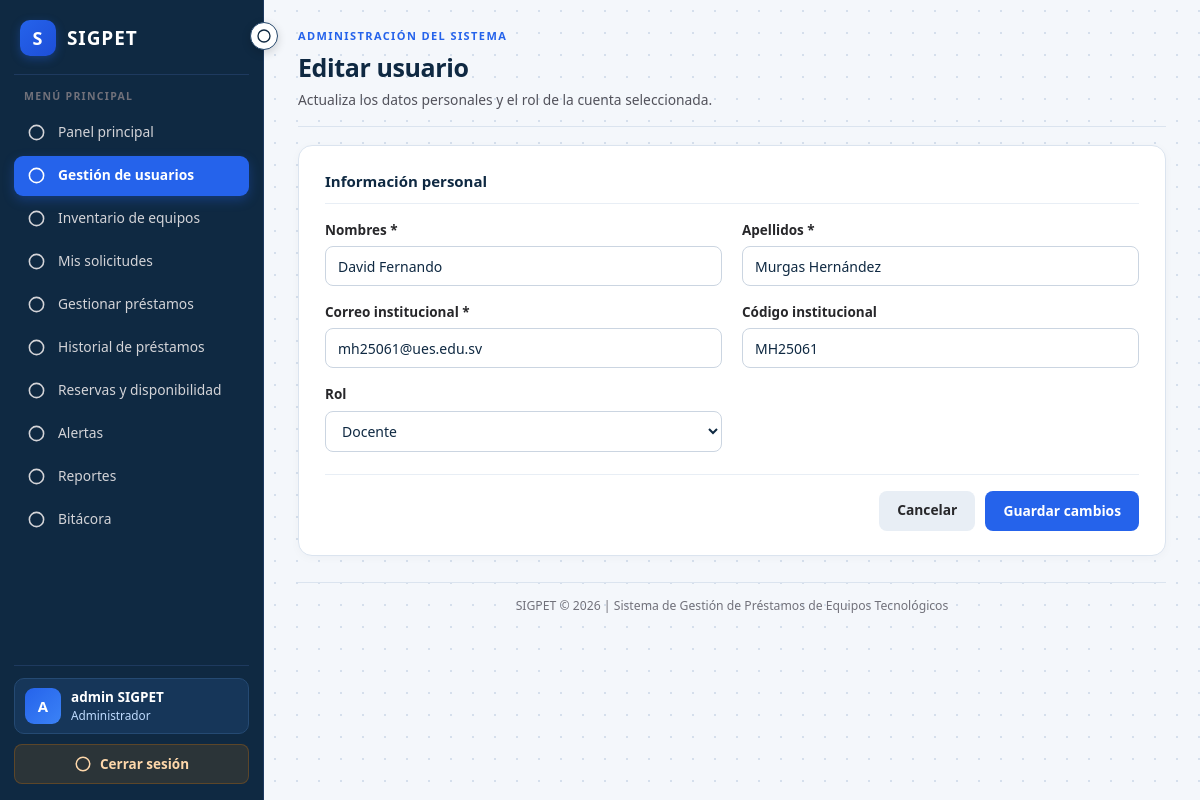
Screenshot of /usuarios/editar.php?id=2 (signed in) with the database file from the repository.
### tables this page shows
CREATE TABLE `usuarios` (
  `id_usuario` int(11) NOT NULL,
  `id_rol` int(11) NOT NULL,
  `nombres` varchar(100) NOT NULL,
  `apellidos` varchar(100) NOT NULL,
  `correo_institucional` varchar(150) NOT NULL,
  `codigo_institucional` varchar(30) DEFAULT NULL,
  `password` varchar(255) NOT NULL,
  `activo` tinyint(1) NOT NULL DEFAULT 1,
  `fecha_registro` timestamp NULL DEFAULT current_timestamp()
);

CREATE TABLE `roles` (
  `id_rol` int(11) NOT NULL,
  `nombre_rol` varchar(50) NOT NULL,
  `descripcion` varchar(255) DEFAULT NULL
);

### includes/permisos.php (called while the page is built, shortened)
<?php
$permisos = [
    "Administrador" => [
        "usuarios.consultar",
        "usuarios.registrar",
        "usuarios.editar",
        "usuarios.desactivar",
        "usuarios.asignar_roles",
        "inventario.consultar",
        "inventario.registrar",
        "inventario.editar",
        "inventario.dar_baja",
        "inventario.consultar_estado",
        "inventario.buscar_disponibles",
        "prestamos.solicitar",
        "prestamos.gestionar",
        "prestamos.historial",
        "reservas.consultar",
        "reservas.gestionar",
        "alertas.consultar",
        "alertas.gestionar",
        "reportes.consultar",
        "bitacora.consultar"
    ],
    "Encargado de préstamos" => [
        "inventario.consultar",
        "inventario.registrar",
        "inventario.editar",
        "inventario.dar_baja",
        "inventario.consultar_estado",
        "inventario.buscar_disponibles",
        "prestamos.gestionar",
        "prestamos.historial",
        "reservas.consultar",
        "reservas.gestionar",
        "alertas.consultar",
        "alertas.gestionar",
        "reportes.consultar",
        "bitacora.consultar"
    ],
    "Estudiante" => [
        "inventario.consultar",
        "inventario.consultar_estado",
        "inventario.buscar_disponibles",
        "prestamos.solicitar",
        "reservas.consultar",
        "alertas.consultar"
    ],
    "Docente" => [
        "inventario.consultar",
        "inventario.consultar_estado",
        "inventario.buscar_disponibles",
        "prestamos.solicitar",
        "reservas.consultar",
        "alertas.consultar"
    ],
    "Coordinador académico" => [
        "inventario.consultar",
        "inventario.consultar_estado",
        "inventario.buscar_disponibles",
        "prestamos.historial",
        "reservas.consultar",
        "alertas.consultar",
        "reportes.consultar",
        "bitacora.consultar"
    ]
];
function tienePermiso(string $permiso): bool
{
    global $permisos;
    $rol = $_SESSION["rol"];
    return isset($permisos[$rol])
        && in_array($permiso, $permisos[$rol], true);
}
?>

### usuarios/editar.php (the view, shortened to what this page needs)
<?php
require_once __DIR__ . '/../config/conexion.php';
$id_usuario = filter_input(INPUT_GET, 'id', FILTER_VALIDATE_INT);
$stmt = $conexion->prepare('SELECT u.*, r.nombre_rol FROM usuarios u INNER JOIN roles r ON r.id_rol = u.id_rol WHERE u.id_usuario = ?');
$stmt->bind_param('i', $id_usuario);
$stmt->execute();
$usuario = $stmt->get_result()->fetch_assoc();
$puedeAsignarRoles = tienePermiso('usuarios.asignar_roles');
$roles = $conexion->query('SELECT id_rol, nombre_rol FROM roles ORDER BY id_rol')->fetch_all(MYSQLI_ASSOC);
?>
<!DOCTYPE html><html lang="es"><head><meta charset="UTF-8"><meta name="viewport" content="width=device-width, initial-scale=1.0"><title>Editar usuario | SIGPET</title>
    <link rel="icon" type="image/svg+xml" href="../assets/favicon.svg"><link rel="stylesheet" href="../CSS/base.css"><link rel="stylesheet" href="../CSS/dashboard.css"><link rel="stylesheet" href="../CSS/usuarios.css"></head>
<body class="dashboard-body"><div class="dashboard-layout">
<?php $rutaBase = '../'; $paginaActiva = 'usuarios'; require __DIR__ . '/../includes/sidebar.php'; ?>
<main class="dashboard-main"><header class="dashboard-header"><div><span class="header-subtitle">ADMINISTRACIÓN DEL SISTEMA</span><h1>Editar usuario</h1><p class="header-desc">Actualiza los datos personales y el rol de la cuenta seleccionada.</p></div></header>
<section class="user-form-container">
<form method="POST" action="editar.php?id=<?= (int)$id_usuario ?>" class="user-form"><input type="hidden" name="token_csrf" value="<?= htmlspecialchars($tokenCSRF) ?>">
<div class="form-section-title">Información personal</div><div class="form-grid">
<div class="form-group"><label for="nombres">Nombres *</label><input type="text" id="nombres" name="nombres" maxlength="100" value="<?= htmlspecialchars($usuario['nombres']) ?>" required></div>
<div class="form-group"><label for="apellidos">Apellidos *</label><input type="text" id="apellidos" name="apellidos" maxlength="100" value="<?= htmlspecialchars($usuario['apellidos']) ?>" required></div>
<div class="form-group"><label for="correo_institucional">Correo institucional *</label><input type="email" id="correo_institucional" name="correo_institucional" maxlength="150" value="<?= htmlspecialchars($usuario['correo_institucional']) ?>" required></div>
<div class="form-group"><label for="codigo_institucional">Código institucional</label><input type="text" id="codigo_institucional" name="codigo_institucional" maxlength="30" value="<?= htmlspecialchars($usuario['codigo_institucional'] ?? '') ?>" placeholder="Opcional"></div>
<div class="form-group"><label for="id_rol">Rol</label><?php if ($puedeAsignarRoles): ?><select id="id_rol" name="id_rol" required><?php foreach ($roles as $item): ?><option value="<?= (int)$item['id_rol'] ?>" <?= (int)$usuario['id_rol'] === (int)$item['id_rol'] ? 'selected' : '' ?>><?= htmlspecialchars($item['nombre_rol']) ?></option><?php endforeach; ?></select><?php else: ?><input type="text" value="<?= htmlspecialchars($usuario['nombre_rol']) ?>" disabled><small>Tu rol no permite modificar la asignación de roles.</small><?php endif; ?></div>
</div><div class="form-actions"><a href="listar.php" class="form-button cancel-button">Cancelar</a><button type="submit" class="form-button submit-button">Guardar cambios</button></div></form>
</section><footer class="dashboard-footer">SIGPET © 2026 | Sistema de Gestión de Préstamos de Equipos Tecnológicos</footer></main></div></body></html>

### CSS/base.css (style rules this page uses)
* { margin: 0; padding: 0; box-sizing: border-box; }
html { min-height: 100%; font-size: 16px; }
body { font-family: 'Segoe UI', system-ui, -apple-system, BlinkMacSystemFont, 'Helvetica Neue', Arial, sans-serif; font-size: 15px; line-height: 1.55; color: #1e293b; min-height: 100vh; -webkit-font-smoothing: antialiased; }

### CSS/dashboard.css (style rules this page uses)
.dashboard-body { margin: 0; min-height: 100vh; background-color: #f4f7fb; background-image: radial-gradient(#d5dfec 1px, transparent 1px); background-size: 22px 22px; font-family: 'Segoe UI', system-ui, -apple-system, BlinkMacSystemFont, 'Helvetica Neue', Arial, sans-serif; font-size: 14.5px; line-height: 1.5; color: #18181b; }
.dashboard-layout { display: flex; align-items: flex-start; min-height: 100vh; }
.dashboard-main { flex: 1; min-width: 0; padding: 24px 34px 28px; animation: sigpetFadeIn 0.16s ease-out; }
.dashboard-header { display: flex; justify-content: space-between; align-items: flex-end; gap: 18px; padding-bottom: 16px; border-bottom: 1.5px solid #dbe4ef; }
.header-subtitle { display: inline-block; color: #2563eb; font-size: 11px; font-weight: 800; letter-spacing: 1.4px; text-transform: uppercase; }
.dashboard-header h1 { font-size: 25px; font-weight: 800; margin: 3px 0 0; color: #0f2942; letter-spacing: -0.4px; }
.header-desc { margin: 4px 0 0; color: #52525b; font-size: 13.8px; line-height: 1.45; }
.user-form-container { margin-top: 18px; padding: 24px 26px; background: #ffffff; border: 1px solid #dbe4ef; border-radius: 14px; box-shadow: 0 2px 10px rgba(15, 41, 66, 0.03); }
.form-section-title { color: #0f2942; font-size: 15px; font-weight: 700; padding-bottom: 10px; margin: 0 0 16px; border-bottom: 1px solid #e8eef5; }
.form-grid { display: grid; grid-template-columns: repeat(2, minmax(0, 1fr)); gap: 16px 20px; margin-bottom: 22px; }
.form-group { display: flex; flex-direction: column; gap: 6px; }
.form-group label { color: #27272a; font-size: 13.5px; font-weight: 600; }
.form-group input, .form-group select, .form-group textarea { width: 100%; box-sizing: border-box; min-height: 40px; padding: 9px 12px; border: 1px solid #cbd5e1; border-radius: 8px; outline: none; background: #ffffff; color: #0f2942; font-family: inherit; font-size: 14px; transition: border-color 0.15s ease, box-shadow 0.15s ease; }
.form-actions { display: flex; justify-content: flex-end; align-items: center; gap: 10px; padding-top: 16px; border-top: 1px solid #e8eef5; }
.form-button { display: inline-flex; justify-content: center; align-items: center; min-height: 40px; padding: 9px 18px; border: none; border-radius: 8px; font-family: inherit; font-size: 13.8px; font-weight: 600; text-decoration: none; cursor: pointer; transition: background 0.15s ease; }
.submit-button { background: #2563eb; color: #ffffff; }
.cancel-button { background: #e8eef5; color: #27272a; }
.dashboard-footer { margin-top: 26px; padding: 14px 0 4px; border-top: 1px solid #dbe4ef; color: #71717a; font-size: 12.2px; text-align: center; }

### rows the page displays
usuarios: nombres "David Fernando", apellidos "Murgas Hernández", correo_institucional "mh25061@ues.edu.sv", codigo_institucional "MH25061", id_rol "Docente"

### other values shown
$inicial "A"
$nombre . ' ' . $apellido "admin SIGPET"
$rol "Administrador"
